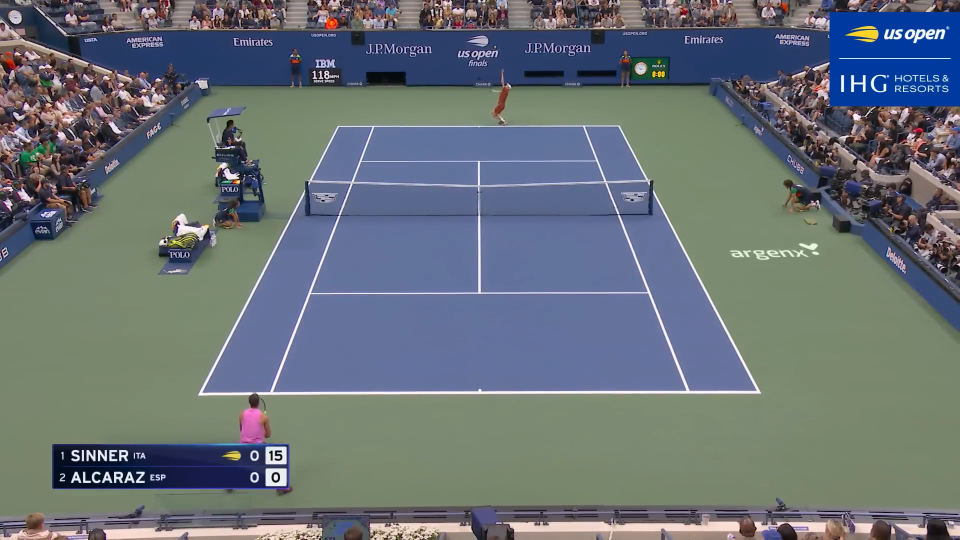
#> input picture tenisUSOpen/dataset/train/images/img1.png, 1919 x 1079 px (shown at 1/2 size); its folder holds only this picture in this run
$ python 4.mascaras_gruesas_superpuestas_tenis.py
#> lines starting #> are read from the running program, lines starting #| are printed output that depends on the picture; after the words box and inside, x2 and y2 are one past the last pixel; in counts of white or black regions, pixels touching at a corner belong together
import cv2
import numpy as np
import os

MARKED_DIR = "dataset/train/images"
MASKS_GRUESAS_DIR = "dataset/train/masks_gruesas"
MASKS_FINAS_DIR = "dataset/train/masks"
OVERLAY_DIR = "dataset/train/overlays_gruesas"

os.makedirs(OVERLAY_DIR, exist_ok=True)

# Coordenadas 2D de la pista
puntos_modelo = {
    'tl_doubles': (286, 562),    'tr_doubles': (1379, 562),
    'bl_doubles': (286, 2935),   'br_doubles': (1379, 2935),
    'tl_singles': (423, 561),    'tr_singles': (1242, 561),
    'bl_singles': (423, 2935),   'br_singles': (1242, 2935),
    'service_tl': (423, 1110),   'service_tr': (1242, 1110),
    'service_bl': (423, 2387),   'service_br': (1242, 2386),
    'center_top': (832, 1111),   'center_btm': (832, 2386)
}

# Puntos base para la homografía
src_pts = np.array([
    puntos_modelo['tl_doubles'], puntos_modelo['tr_doubles'],
    puntos_modelo['bl_doubles'], puntos_modelo['br_doubles']
], dtype=np.float32)

nombres_puntos = list(puntos_modelo.keys())
todos_los_puntos_src = np.array([puntos_modelo[k] for k in nombres_puntos], dtype=np.float32).reshape(-1, 1, 2)

archivos = [f for f in os.listdir(MARKED_DIR) if f.lower().endswith(('.jpg', '.png', '.jpeg'))]

print(f"Procesando {len(archivos)} imágenes...")

for nombre_img in archivos:
    ruta_marcada = os.path.join(MARKED_DIR, nombre_img)
    ruta_mascara_gruesa = os.path.join(MASKS_GRUESAS_DIR, nombre_img)
    ruta_mascara_fina = os.path.join(MASKS_FINAS_DIR, nombre_img)
    ruta_salida = os.path.join(OVERLAY_DIR, nombre_img)

    img_marcada = cv2.imread(ruta_marcada)
#> img_marcada is the input picture: shape (1079, 1919, 3); mean B, G, R 118.9, 113.5, 104.9
    mascara_gruesa = cv2.imread(ruta_mascara_gruesa, cv2.IMREAD_GRAYSCALE)
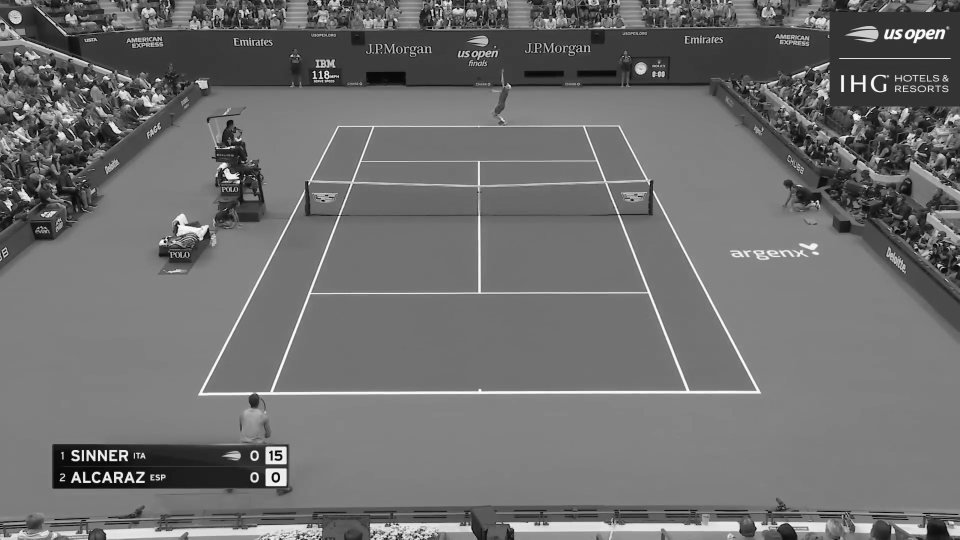
#> mascara_gruesa: shape (1079, 1919) (shown at 1/2 size); min 0, max 255, mean 111
    mascara_fina = cv2.imread(ruta_mascara_fina, cv2.IMREAD_GRAYSCALE)

    if img_marcada is None or mascara_gruesa is None or mascara_fina is None:
        print(f"Error al leer {nombre_img}, saltando")
        continue

    img_superpuesta = img_marcada.copy()

    # Pintar la máscara gruesa en rojo
    img_superpuesta[mascara_gruesa == 255] = [0, 0, 255]
#> img_superpuesta: shape (1079, 1919, 3); 0.01% of pixels changed, all inside (x1, y1, x2, y2) = (165, 67, 1887, 947)

    # Extraer las esquinas usando la máscara fina
    y_coords, x_coords = np.where(mascara_fina > 0)

    if len(x_coords) > 0:
        suma = x_coords + y_coords
        resta = x_coords - y_coords

        tl = (x_coords[np.argmin(suma)], y_coords[np.argmin(suma)])
#> tl = (0, 0)
        br = (x_coords[np.argmax(suma)], y_coords[np.argmax(suma)])
#> br = (1918, 1078)
        tr = (x_coords[np.argmax(resta)], y_coords[np.argmax(resta)])
#> tr = (1918, 0)
        bl = (x_coords[np.argmin(resta)], y_coords[np.argmin(resta)])
#> bl = (0, 1078)

        dst_pts = np.array([tl, tr, bl, br], dtype=np.float32)
#> dst_pts = [[0, 0], [1918, 0], [0, 1078], [1918, 1078]]

        # Recalcular la homografía
        H, _ = cv2.findHomography(src_pts, dst_pts)
#> H = [[1.75, 0, -501.9], [0, 0.454, -255.3], [0, 0, 1]]

        if H is not None:
            puntos_proyectados = cv2.perspectiveTransform(todos_los_puntos_src, H)
#> puntos_proyectados = 14 rows, first 8: [-2.27e-13, -3.13e-13], [1918, -3.13e-13], [-2.27e-13, 1078], [1918, 1078], [240.4, -0.454], [1677.6, -0.454], [240.4, 1078], [1677.6, 1078]

            for pt in puntos_proyectados:
                x, y = int(pt[0][0]), int(pt[0][1])
                cv2.circle(img_superpuesta, (x, y), 9, (0, 0, 0), -1)
                cv2.circle(img_superpuesta, (x, y), 9, (255, 255, 255), 1)
#> this loop made 14 passes
#> (pt, x, y) on passes 1, 2, 3, 5, 6, 7, 8, 9, 10, 11, 12, 13: ([[-2.27e-13, -3.13e-13]], 0, 0), ([[1918, -3.13e-13]], 1918, 0), ([[-2.27e-13, 1078]], 0, 1078), ([[240.4, -0.454]], 240, 0), ([[1677.6, -0.454]], 1677, 0), ([[240.4, 1078]], 240, 1078), ([[1677.6, 1078]], 1677, 1078), ([[240.4, 248.9]], 240, 248), ([[1677.6, 248.9]], 1677, 248), ([[240.4, 829.1]], 240, 829), ([[1677.6, 828.6]], 1677, 828), ([[958.1, 249.4]], 958, 249)
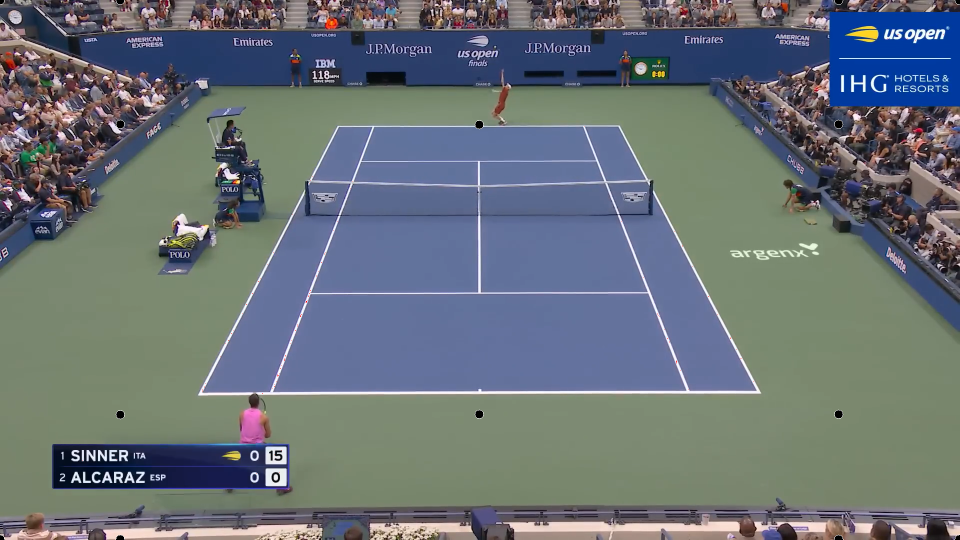
#> img_superpuesta: shape (1079, 1919, 3) (shown at 1/2 size); mean B, G, R 118.8, 113.4, 104.8

    cv2.imwrite(ruta_salida, img_superpuesta)

print(f"Proceso completado. Guardado en {OVERLAY_DIR}")

$ run again, on tenisUSOpen/dataset/train/images/img2.png
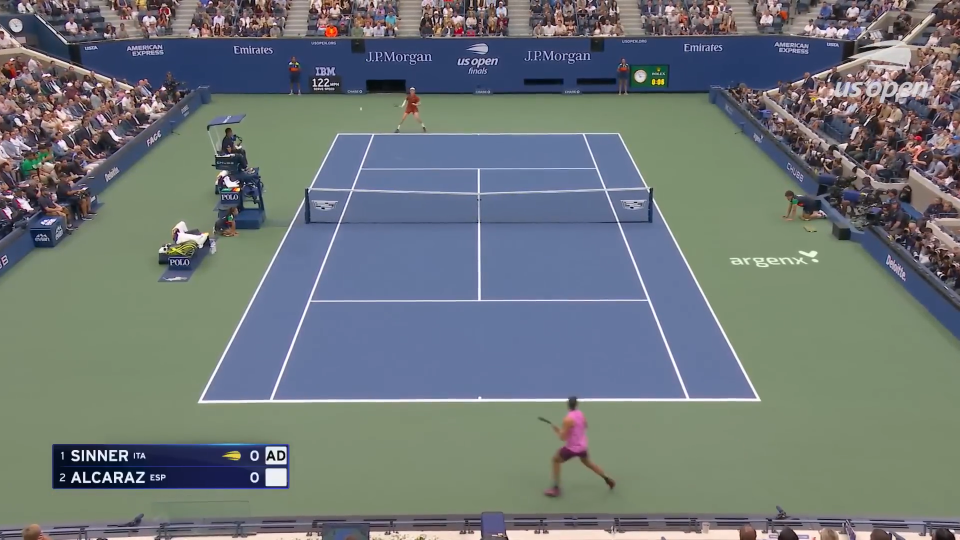
#> input picture tenisUSOpen/dataset/train/images/img2.png, 1919 x 1079 px (shown at 1/2 size)
#> img_marcada is the input picture: shape (1079, 1919, 3); mean B, G, R 120.1, 118.5, 110.6
#> `mascara_gruesa = cv2.imread(ruta_mascara_gruesa, cv2.IMREAD_GRAYSCALE)`:
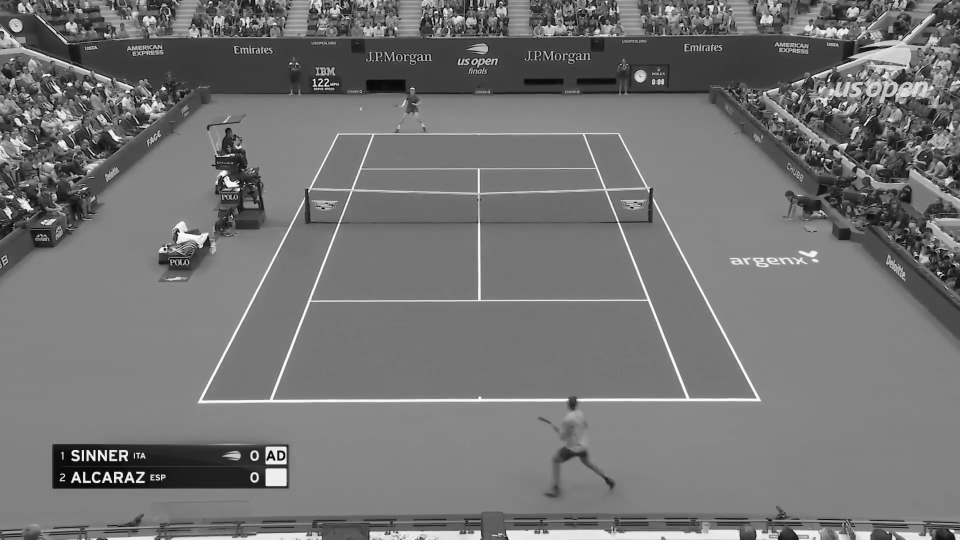
#> mascara_gruesa: shape (1079, 1919) (shown at 1/2 size); min 0, max 255, mean 115.8
#> tl = (0, 0)
#> br = (1918, 1078)
#> tr = (1918, 0)
#> bl = (0, 1078)
#> dst_pts = [[0, 0], [1918, 0], [0, 1078], [1918, 1078]]
#> H = [[1.75, 0, -501.9], [0, 0.454, -255.3], [0, 0, 1]]
#> puntos_proyectados = 14 rows, first 8: [-2.27e-13, -3.13e-13], [1918, -3.13e-13], [-2.27e-13, 1078], [1918, 1078], [240.4, -0.454], [1677.6, -0.454], [240.4, 1078], [1677.6, 1078]
#> the loop `for pt in puntos_proyectados:` made 14 passes
#> (pt, x, y) on passes 1, 2, 3, 5, 6, 7, 8, 9: ([[-2.27e-13, -3.13e-13]], 0, 0), ([[1918, -3.13e-13]], 1918, 0), ([[-2.27e-13, 1078]], 0, 1078), ([[240.4, -0.454]], 240, 0), ([[1677.6, -0.454]], 1677, 0), ([[240.4, 1078]], 240, 1078), ([[1677.6, 1078]], 1677, 1078), ([[240.4, 248.9]], 240, 248)
#> after the loop `for pt in puntos_proyectados:`:
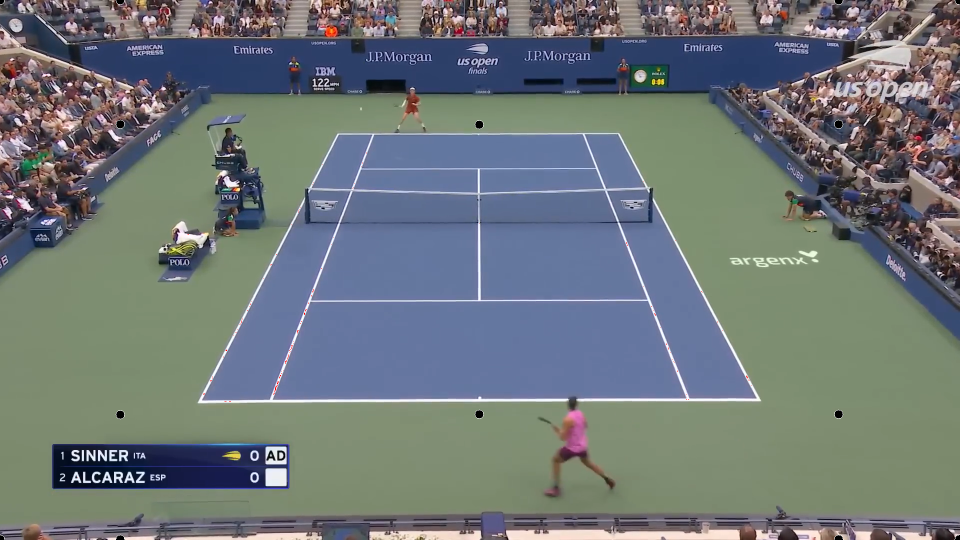
#> img_superpuesta: shape (1079, 1919, 3) (shown at 1/2 size); mean B, G, R 120, 118.4, 110.5
